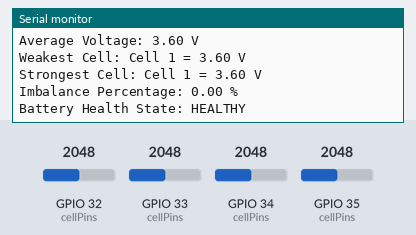
The sketch below on a simulated ESP32. On the bench: the last lines printed to the serial monitor. The test bench sets the inputs (shaded band); at power-on: GPIO 32 (cellPins) = 2048, GPIO 33 (cellPins) = 2048, GPIO 34 (cellPins) = 2048, GPIO 35 (cellPins) = 2048.

Above: at 2.2 s.
2.3 s: GPIO 32 (cellPins) set to 2254
At 3.6 s:
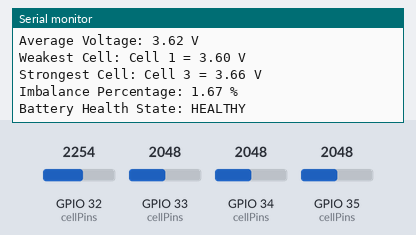
5.0 s: GPIO 32 (cellPins) set to 2358
At 5.9 s:
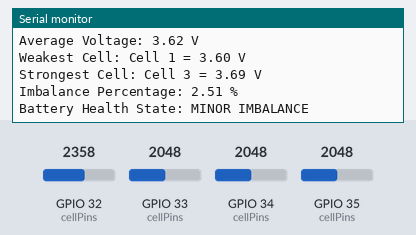
8.5 s: GPIO 33 (cellPins) set to 2600
At 10.6 s:
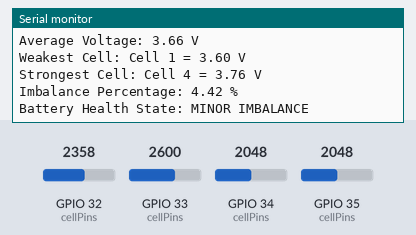
11.2 s: GPIO 33 (cellPins) set to 2719
At 14.1 s:
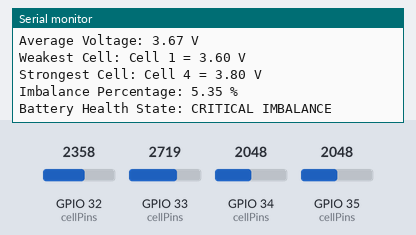
16.6 s: GPIO 34 (cellPins) set to 3869
At 17.6 s:
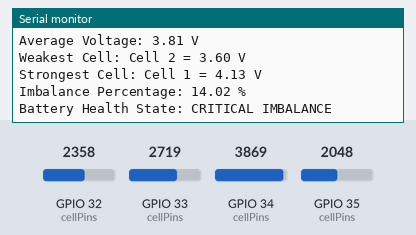
19.3 s: GPIO 34 (cellPins) set to 3976
At 22.3 s:
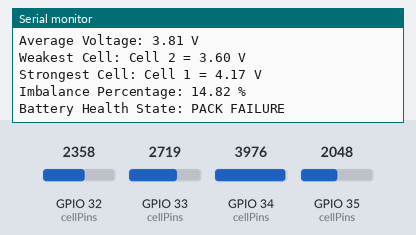
Timing chart, 0 to 23.8 s (numbered marks = the images above; inputs shaded):
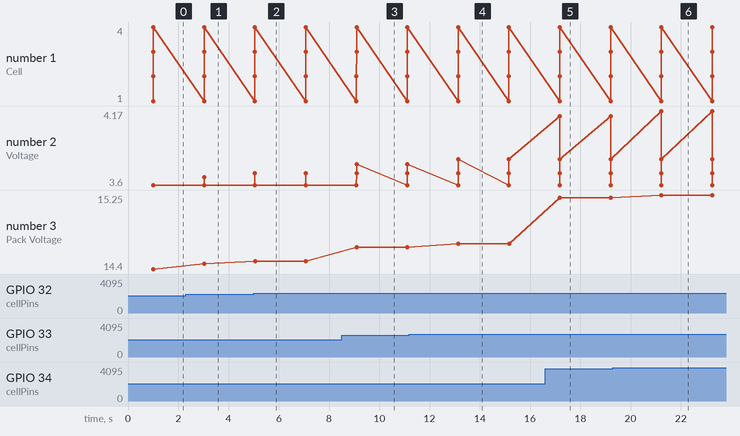

The sketch:

battery_engine.ino
```cpp
#define NUM_CELLS 4

int cellPins[NUM_CELLS] = {34, 35, 32, 33};
float cellVoltage[NUM_CELLS];

float CELL_MIN = 3.0;
float CELL_MAX = 4.2;

float MINOR_IMBALANCE = 2.0;
float CRITICAL_IMBALANCE = 5.0;

float readCellVoltage(int pin) {
  int adcValue = analogRead(pin);
  float voltage = CELL_MIN + ((float)adcValue / 4095.0) * (CELL_MAX - CELL_MIN);
  return voltage;
}

void setup() {
  Serial.begin(115200);
  delay(1000);

  Serial.println("Adaptive Multi-Cell Battery Intelligence Engine");
  Serial.println("System Started...");
}

void loop() {
  float packVoltage = 0;
  float weakestCell = 100;
  float strongestCell = 0;

  int weakestCellIndex = 0;
  int strongestCellIndex = 0;

  for (int i = 0; i < NUM_CELLS; i++) {
    cellVoltage[i] = readCellVoltage(cellPins[i]);
    packVoltage += cellVoltage[i];

    if (cellVoltage[i] < weakestCell) {
      weakestCell = cellVoltage[i];
      weakestCellIndex = i;
    }

    if (cellVoltage[i] > strongestCell) {
      strongestCell = cellVoltage[i];
      strongestCellIndex = i;
    }
  }

  float averageVoltage = packVoltage / NUM_CELLS;
  float imbalancePercent = ((strongestCell - weakestCell) / averageVoltage) * 100.0;

  String batteryState;

  if (weakestCell <= 3.05 || strongestCell >= 4.15) {
    batteryState = "PACK FAILURE";
  }
  else if (imbalancePercent < MINOR_IMBALANCE) {
    batteryState = "HEALTHY";
  }
  else if (imbalancePercent < CRITICAL_IMBALANCE) {
    batteryState = "MINOR IMBALANCE";
  }
  else {
    batteryState = "CRITICAL IMBALANCE";
  }

  Serial.println("------------------------------------");

  for (int i = 0; i < NUM_CELLS; i++) {
    Serial.print("Cell ");
    Serial.print(i + 1);
    Serial.print(" Voltage: ");
    Serial.print(cellVoltage[i], 2);
    Serial.println(" V");
  }

  Serial.print("Pack Voltage: ");
  Serial.print(packVoltage, 2);
  Serial.println(" V");

  Serial.print("Average Voltage: ");
  Serial.print(averageVoltage, 2);
  Serial.println(" V");

  Serial.print("Weakest Cell: Cell ");
  Serial.print(weakestCellIndex + 1);
  Serial.print(" = ");
  Serial.print(weakestCell, 2);
  Serial.println(" V");

  Serial.print("Strongest Cell: Cell ");
  Serial.print(strongestCellIndex + 1);
  Serial.print(" = ");
  Serial.print(strongestCell, 2);
  Serial.println(" V");

  Serial.print("Imbalance Percentage: ");
  Serial.print(imbalancePercent, 2);
  Serial.println(" %");

  Serial.print("Battery Health State: ");
  Serial.println(batteryState);

  delay(2000);
}
```

Measured:
- the behaviour switches between 2294 and 2295 on GPIO 32 (cellPins) (found by bisection; images 1 and 2)
- the behaviour switches between 2673 and 2674 on GPIO 33 (cellPins) (found by bisection; images 3 and 4)
- the behaviour switches between 3924 and 3925 on GPIO 34 (cellPins) (found by bisection; images 5 and 6)
- after the input at 2.3 s, the serial monitor: prints a new line after 0.73 s (image 1)
- after the input at 5.0 s, the serial monitor: prints a new line after 0.05 s (image 2)
- after the input at 8.5 s, the serial monitor: prints a new line after 0.60 s (image 3)
- after the input at 11.2 s, the serial monitor: prints a new line after 1.9 s (image 4)
- after the input at 16.6 s, the serial monitor: prints a new line after 0.58 s (image 5)
- after the input at 19.3 s, the serial monitor: prints a new line after 1.9 s (image 6)
